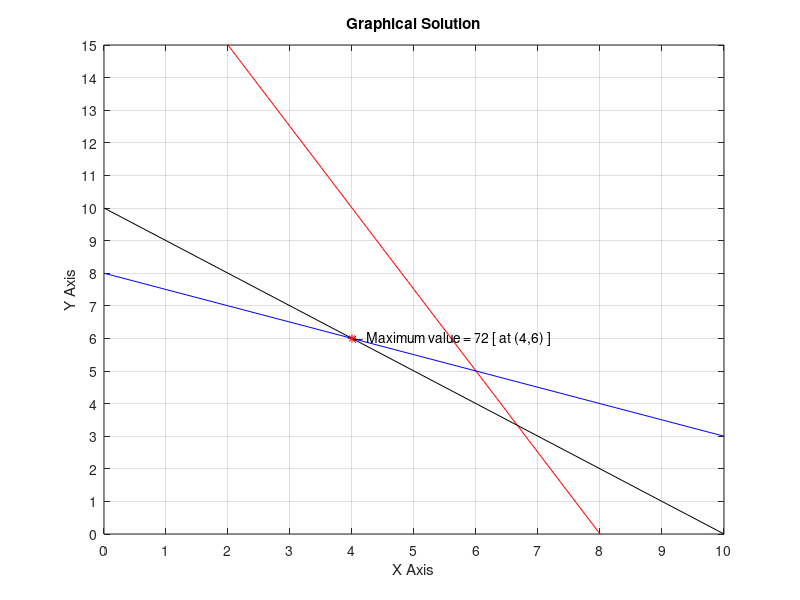

MATLAB code for this plot:
x = 0 : 10;

y = (40 - 5 * x) /2 ;
plot(x,y,'r');
grid on
hold on

y1 = (60 - 6*x)/6;

plot(x,y1,'k');

y2 = (32 - 2 *x)/4;

plot(x,y2,'b');

p = 4;
q = 6;
txt1 = ('\leftarrow Maximum value = 72 [ at (4,6) ]');
text(p,q,txt1);
plot(p,q,'r*');

xlabel('X Axis');
ylabel('Y Axis');

xlim([0 10]);
ylim([0 15]);

title('Graphical Solution');
set(gca,'XTick',(0:1:10));
set(gca,'YTick',(0:1:15));